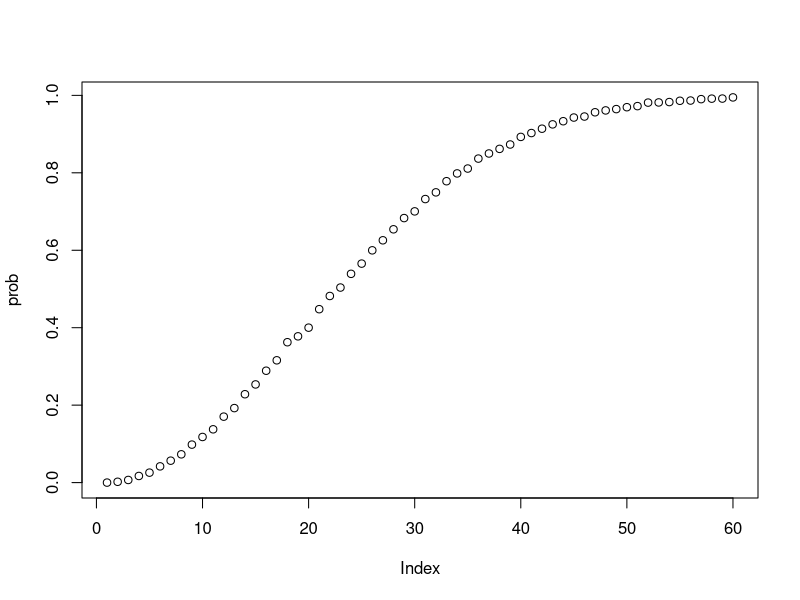

Recreate this plot in R. (Note: this script raises an error after producing the figure.)
#set.seed(x, sample.kind = "Rounding")
#creating a box with 2 red beads and 3 blue beads
beads <- rep(c("red","blue"),times = c(2,3))
sample(beads,1)
# Two samples without replacement
sample(beads,2)
#with replacement
event1 <- sample(beads,10000,replace = TRUE)
# same can be written 
event2 <- replicate(10000, sample(beads, 1))
# count table
table(event1)
#prepotion table 
prop.table(table(event1))
#percentage table 
prop.table(table(event1))*100

#--setting random number generator to fix so that answers matches with the book
set.seed(1986, sample.kind="Rounding") 

#--prepotion of blue beads
mean(beads == "blue")

#paste works
paste("Hearts","Three")
paste(letters[1:5],as.character(1:5))
#expand grid working
expand.grid(pants = c("blue", "black"), shirt = c("white", "grey", "plaid"))

suits <- c("Diamonds", "Clubs", "Hearts", "Spades")
numbers <- c("Ace", "Deuce", "Three", "Four", "Five", "Six", "Seven", "Eight", "Nine", "Ten", "Jack", "Queen", "King")
deck <- expand.grid(number = numbers, suit = suits)
#all possible card types in the deck
hands1 <- paste(deck$number,deck$suit)

# probability of drawing a king first
kings <- paste("King", suits)
mean(hands1 %in% kings)

require(gtools)
#Probability of drawing a second king given that one king is drawn
#first hand means one cards. second hand means also another card
hands <- permutations(52,2, v = hands1)
first_card <- hands[,1]
second_card <- hands[,2]

sum(first_card %in% kings & second_card %in% kings) / sum(first_card %in% kings)

#Probability of a natural 21(ace and a face card) in blackjack
aces <- paste("Ace", suits)
facecard <- c("King", "Queen", "Jack", "Ten")
facecard <- expand.grid(number = facecard, suit = suits)
facecard <- paste(facecard$number, facecard$suit)

hands2 <- combinations(52, 2, v=hands1) # all possible hands

mean(hands2[,1] %in% aces & hands2[,2] %in% facecard)
#the best code
mean((hands2[,1] %in% aces & hands2[,2] %in% facecard)|(hands2[,2] %in% aces & hands2[,1] %in% facecard))
#both gives same results 
#since the way combinations spreads the cards means(hands2[,2] %in% aces & hands2[,1] %in% facecard) =0

#-----------Monte Carlo simulation of natural 21 in blackjack
hand <- sample(hands1, 2)
B <- 10000
results <- replicate(B, {
  hand <- sample(hands1, 2)
  (hand[1] %in% aces & hand[2] %in% facecard) | (hand[2] %in% aces & hand[1] %in% facecard)
})
mean(results)

# {} are block of codes the value returned to the replicate function is the result of the second statment

#----------Mone Carlo probability for sharing the same bithday
any(duplicated(sample(1:365,50,replace = TRUE)))

#replicate 10000 times and take the probability
n <- 50
bdays <- sample(1:365,n,replace = TRUE)
B <- 10000
results <- replicate(B,{bdays <- sample(1:365,n,replace = TRUE)
any(duplicated(bdays))})
mean(results)

compu_prob <- function(n,B=10000){
  same_day <- replicate(B,{bdays <- sample(1:365,n,replace = TRUE)
  any(duplicated(bdays))})
  mean(same_day)}

prob <- sapply(1:60,compu_prob)
plot(prob)
#---no of ways having unique birthdays 1*364/365*363/365 (mathematical way)
exact_prob <- function(n){
  prob_unique <- seq(365, 365-n+1)/365   # vector of fractions for mult. rule
  1 - prod(prob_unique)    # calculate prob of no shared birthdays and subtract from 1
}

# applying function element-wise to vector of n values
eprob <- sapply(n, exact_prob)
# plotting Monte Carlo results and exact probabilities on same graph
plot(n, prob)    # plot Monte Carlo results
lines(n, eprob, col = "red")    # add line for exact prob

#----how many montecarlo simulations
#creates seq(1,5, len=100) gives 100 values in between 1 and 5
#taking power to the 10 gives 100 values ranging from 10 to 100000
B_1 <- 10^seq(1,5,len =100)

compute_prob_1 <- function(B_1, n = 22){    # function to run Monte Carlo simulation with each B
  same_day <- replicate(B_1, {
    bdays <- sample(1:365, n, replace = TRUE)
    any(duplicated(bdays))
  })
  mean(same_day)
}

prob <- sapply(B_1, compute_prob_1)    # apply compute_prob to many values of B
plot(log10(B), prob, type = "l")    # plot a line graph of estimates 

#---------------Monty Hall
#--stick Stratergy
B <- 10000
stick <- replicate(B,{ doors <- as.character(1:3)
          prize <- sample(c("car","goat","goat"))
          prize_door <- doors[prize=="car"]
          my_pick <- sample(doors,1)
          show <- sample(doors[!doors %in% c(my_pick,prize_door)],1)
          stick<-my_pick
          stick==prize_door})
mean(stick)
#---Switch stratergy
switch <- replicate(B,{ doors <- as.character(1:3)
          prize <- sample(c("car","goat","goat"))
          prize_door <- doors[prize=="car"]
          my_pick <- sample(doors,1)
          show <- sample(doors[!doors %in% c(my_pick,prize_door)],1)
          switch<-doors[!doors %in% c(my_pick,show)]
          switch==prize_door})
mean(switch)


#-------------test
# Assign a variable 'n' as the number of remaining games.
n <- 6

# Assign a variable `outcomes` as a vector of possible game outcomes, where 0 indicates a loss and 1 indicates a win for the Cavs.
outcomes <- c(0,1)

# Assign a variable `l` to a list of all possible outcomes in all remaining games. Use the `rep` function on `list(outcomes)` to create list of length `n`. 
l <- rep(list(outcomes), n)

# Create a data frame named 'possibilities' that contains all combinations of possible outcomes for the remaining games.
possibilities <- expand.grid(l)

# Create a vector named 'results' that indicates whether each row in the data frame 'possibilities' contains enough wins for the Cavs to win the series.
results <- rowSums(possibilities)>=4

# Calculate the proportion of 'results' in which the Cavs win the series. Print the outcome to the console.
mean(results)

#-------assighnment
medal <- c("gold","silver","bronze")
runners <- c("Jamaica", "Jamaica", "Jamaica", "USA", "Ecuador", "Netherlands", "France", "South Africa")
set.seed(1)
B <- 10000

#winners<-sample(runners,3)
#all(winners %in% "Jameica")

jam_winners <- replicate(B,{winners<-sample(runners,3)
  all(winners %in% "Jamaica")})
mean(jam_winners)

entree <- 6
sides <- seq(2:12)
drinks <- 3

combinations <- function(sides){
  entree*sides*(sides-1)/2*drinks}

sapply(sides,combinations)

plot(entree,sapply(entree,combinations))

data("esoph")
require(tidyverse)
all_cases <- sum(esoph$ncases)
all_controls <- sum(esoph$ncontrols)

sum(esoph$ncases[esoph$alcgp%in%"120+"])
sum(esoph$ncontrols[esoph$alcgp%in%"120+"])

sum(esoph$ncases[as.integer(esoph$alcgp)==1])/sum(esoph$ncontrols[as.integer(esoph$alcgp)==1])

sum(esoph$ncases[as.integer(esoph$tobgp)%in% c(2,3,4)])/sum(esoph$ncases)
sum(esoph$ncontrols[as.integer(esoph$tobgp)%in% c(2,3,4)])/sum(esoph$ncontrols)


sum(esoph$ncases[as.integer(esoph$alcgp)==4])/sum(esoph$ncases)
sum(esoph$ncases[as.integer(esoph$tobgp)==4])/sum(esoph$ncases)

sum(esoph$ncases[as.integer(esoph$alcgp)==4 | as.integer(esoph$tobgp)==4])/sum(esoph$ncases)

sum(esoph$ncases[as.integer(esoph$alcgp)==4 & as.integer(esoph$tobgp)==4])/sum(esoph$ncases)

sum(esoph$ncontrols[as.integer(esoph$alcgp)==4])/sum(esoph$ncontrols)


(sum(esoph$ncases[as.integer(esoph$alcgp)==4])/sum(esoph$ncases))/(sum(esoph$ncontrols[as.integer(esoph$alcgp)==4])/sum(esoph$ncontrols))


sum(esoph$ncontrols[as.integer(esoph$tobgp)==4 & as.integer(esoph$alcgp)==4])/sum(esoph$ncontrols)

sum(esoph$ncontrols[as.integer(esoph$tobgp)==4 | as.integer(esoph$alcgp)==4])/sum(esoph$ncontrols)

sum(esoph$ncases[as.integer(esoph$tobgp)==4 | as.integer(esoph$alcgp)==4])/sum(esoph$ncontrols[as.integer(esoph$tobgp)==4 | as.integer(esoph$alcgp)==4])

(sum(esoph$ncases[as.integer(esoph$tobgp)==4 | as.integer(esoph$alcgp)==4])/sum(esoph$ncases))/(sum(esoph$ncontrols[as.integer(esoph$tobgp)==4 | as.integer(esoph$alcgp)==4])/sum(esoph$ncontrols))

#------------ continous distributions
library(tidyverse)
library(dslabs)
data(heights)
x <- heights %>% filter(sex=="Male") %>% pull(height)

#pull(heights) is simillar to .$hights
#creating empherical distribution function
F <- function(a) mean(x <= a)

F(68.5)-F(67.5)
F(69.5)-F(68.5)
F(70.5)-F(69.5)

# probabilities in actual data over length 1 ranges containing an integer
mean(x <= 68.5) - mean(x <= 67.5)
mean(x <= 69.5) - mean(x <= 68.5)
mean(x <= 70.5) - mean(x <= 69.5)

# probabilities in normal approximation match well
pnorm(68.5, mean(x), sd(x)) - pnorm(67.5, mean(x), sd(x))
pnorm(69.5, mean(x), sd(x)) - pnorm(68.5, mean(x), sd(x))
pnorm(70.5, mean(x), sd(x)) - pnorm(69.5, mean(x), sd(x))

#---------normal curve
x <- seq(-4, 4, length = 100)
data.frame(x, f = dnorm(x)) %>%
  ggplot(aes(x, f)) +
  geom_line()

#---generating normal data from a given ditribution. (mean and sd given )
data(heights)
x <- heights %>% filter(sex=="Male") %>% pull(height)
n <- length(x)
avg <- mean(x)
s <- sd(x)
simulated_heights <- rnorm(n,avg,s)

data.frame(simulated_heights = simulated_heights) %>%
  ggplot(aes(simulated_heights)) +
  geom_histogram(color="black", binwidth = 2)

#--------Monte carlo for continous data---------
#---max hight exceeds 7 foot
B <- 10000
tallest <- replicate(B,{
  simulated_heights <- rnorm(800,avg,s)
  max(simulated_heights)})
mean(tallest >= 7*12)

#---continous assesment
set.seed(16)
act_scores <- rnorm(10000,20.9,5.7)
avg <- mean(act_scores)
s <- sd(act_scores)
sum(act_scores>=36)
mean(act_scores>=30)
mean(act_scores<=10)

x <- seq(1:36)
f_x <- dnorm(x,20.9,5.7)
plot(x,f_x)

act_z <- (act_scores-avg)/s
mean(act_z>2)

qnorm(0.975,avg,s)

act_CDF <- function(x) mean(act_scores<=x)
x <- (1:36)
mm <- data.frame(score=x,cdf=sapply(x,act_CDF))
plot(x,sapply(x,act_CDF))
mm

qnorm(0.95,20.9,5.7)
# ----------qqplot using basic codes--------------
p <- seq(0.01, 0.99, 0.01)
sample_quantiles<- qnorm(p,mean(act_scores),sd(act_scores))
theoretical_quantiles <- qnorm(p,20.9,5.7)
plot(theoretical_quantiles,sample_quantiles)

data.frame(theoretical_quantiles=theoretical_quantiles,sample_quantiles=sample_quantiles) %>% 
  ggplot(aes(theoretical_quantiles,sample_quantiles)) + geom_line() + geom_point()

#--------------SECTion 3 -----------------------
beads <- rep(c("red", "blue"), times = c(2, 3))
x <- ifelse(sample(beads,1)=="blue",1,0)
#alternatly --- sample and ifelse can be interchanged and sample can be use to draw n number of samples without loop or replicated
x <- sample(ifelse(beads=="blue",1,0),1)


color <- rep(c("Black", "Red", "Green"), c(18, 18, 2))
n <- 1000
X <- sample(ifelse(color == "Red", -1, 1), n, replace = TRUE)

# sampling model 2: define urn inside sample function by noting probabilities
x <- sample(c(-1, 1), n, replace = TRUE, prob = c(9/19, 10/19))    # 1000 independent draws
S <- sum(x)    # total winnings = sum of draws
S

B <- 10000
S <- replicate(B,{
  x <- sample(c(-1,1),n,replace = TRUE, prob = c(9/19,10/19))
  sum(x)
})

hist(S)
mean(S<0)

avg <- mean(S)
s <- sd(S)
# ---------- See how GGplot incooperate with different data sources
#ggplot(aes(S,..density..)) this ..density.. plot the prababilities of occcuring corresponding bins.
sq <- seq(min(S),max(S),length =100)
normal_density <- data.frame(sq=sq,f=dnorm(sq,avg,s))
data.frame(S=S) %>% ggplot(aes(S,..density..)) + geom_histogram(color="black",binwidth=10) + 
  ylab("Probability") + geom_line(data = normal_density, mapping = aes(sq,f), color = "blue")

# monecarlo exam---sat
(1*0.2)+(-0.25*0.8)
abs(1-(-0.25))*sqrt(0.2*0.8)*sqrt(44)
1-pnorm(8,0,3.316625)
set.seed(21)
S <- replicate(10000,{
  sum(sample(c(1,-0.25),44,replace = TRUE,prob = c(0.2,0.8)))
})
mean(S>8)

44*((0.25*1)+(0.75*0))
#----- if P is probabilities of a answering correct from student
# the lowest p that exceeds 80% chance to score 35


p <- seq(0.25, 0.95, 0.05)

compu_prob <- function(p){replicate(10000,{
  sam <- sum(sample(c(1,0),44,replace = TRUE,prob = c(p,1-p)))
  mean(sam>35)})}

S <- sapply(p,compu_prob)
data.frame(p=p,means=colMeans(S))

((6*5/38)+(-1*33/38))*500

abs(6-(-1))*(sqrt(5*33)/38)/sqrt(500)

mean(replicate(10000,{
sum(sample(c(6,-1),500,replace = TRUE,prob = c(5/38,33/38)))
}))

pnorm(0,-39.47368,52.91045)

#----expected value of x --- E(x) prob1*outcome1+prob2*outcome2...
#--standard deviation of x--- abs(outcome1-outcome2)sqrt(prob1*prob2)
#----expected value of average x(x bar) --- E(x) prob1*outcome1+prob2*outcome2...
#----standard deviation of average x (standard error of x) -- abs(outcome1-outcome2)*sqrt(prob1*prob2)/sqrt(number of trials)
# expected value of sum(x)--- numberoftrials*E(x)
# standard error of sum(x)--- abs(outcome1-outcome2)*sqrt(prob1*prob2)*sqrt(number of trials)


#------------ Big Short
# loan amount - 180,000
# loss per default 200,000
# no of loans 1000

n <- 1000
loss_per_foreclosure  <- -200000
p <- 0.02
defaults <- sample(c(0,1),n,replace = TRUE, prob = c(1-p,p))
sum(defaults*loss_per_foreclosure )

B <- 10000
losses <- replicate(B,{
  defaults <- sample(c(0,1),n,replace = TRUE, prob = c(1-p,p))
  sum(defaults*loss_per_foreclosure )
})

require(tidyverse)
data.frame(losses_in_millions=losses/10^6) %>% ggplot(aes(losses_in_millions)) + 
  geom_histogram(binwidth = 0.6, color="black")

#Expected value and standard error of the sum of 1,000 loans
n*(p*loss_per_foreclosure + (1-p)*0)    # expected value 
sqrt(n)*abs(loss_per_foreclosure)*sqrt(p*(1-p))    # standard error
#l-loss per foreclosure
#x - profit per loan
#lp + x(1-p)=0

x = - loss_per_foreclosure*p/(1-p)

#interest rate
X/180000

#Calculating interest rate for 1% probability of losing money
#pr(s<0)=0.01
#pr(z<-mu/sigma)=0.01
#mu=(lp + x(1-p))n
#sigma=abs(x-l)sqrt(np(1-p))
#Z=-mu/sigma
#-mu/sigma=qnorm(0.05) IE Z table value
#we have to find x

l <- loss_per_foreclosure
z <- qnorm(0.01)
x <- -l*( n*p - z*sqrt(n*p*(1-p)))/ ( n*(1-p) + z*sqrt(n*p*(1-p)))

x/180000    # interest rate
loss_per_foreclosure*p + x*(1-p)    # expected value of the profit per loan
n*(loss_per_foreclosure*p + x*(1-p)) # expected value of the profit over n loans

#Monte Carlo simulation for 1% probability of losing money

B <- 100000
profit <- replicate(B , {
  draws <- sample(c(x,loss_per_foreclosure),n,replace = TRUE,prob = c(1-p,p))
  sum(draws)
})

mean(profit) # this is approximatly same as n*(loss_per_foreclosure*p + x*(1-p))
mean(profit<0)# probability of losing money this value ~1% as we set in the calculation of x


# Expected value with higher default rate and interest rate
p <- 0.04
loss_per_foreclosure <- -200000
r <- 0.05
x<- r*180000

x*(1-p)+loss_per_foreclosure*p

# Calculating number of loans for desired probability of losing money
z <- qnorm(0.01)
l <- loss_per_foreclosure

n <- ceiling((z^2*(x-l)^2*p*(1-p))/(l*p + x*(1-p))^2)
#number of loans required
n
n*(x*(1-p)+loss_per_foreclosure*p)

#Monte Carlo simulation with known default probabilityand known number of loans to mitigate known default rate

B <- 10000
p <- 0.04
x <- 0.5*180000

n <- ceiling((z^2*(x-l)^2*p*(1-p))/(l*p + x*(1-p))^2)

#it takes time to run this since n=22163
profit <- replicate(B , {
  Draws <- sample(c(x,loss_per_foreclosure),n,replace = TRUE,prob = c(1-p,p))
  sum(Draws)
  })

mean(profit)
mean(profit<0)

#this holds only if events re normal and independent

#think for a instance whre probability of forfeit is changing maximum 0.01 change

p <- 0.04
x <- 0.05*180000
profit <- replicate(B, {
  new_p <- 0.04 + sample(seq(-0.01, 0.01, length = 100), 1)
  draws <- sample( c(x, loss_per_foreclosure), n, 
                   prob=c(1-new_p, new_p), replace = TRUE)
  sum(draws)
})

mean(profit)    # expected profit - No much change
mean(profit < 0)    # probability of losing money - now 34% heavily change form 1%
mean(profit < -10000000)    # probability of losing over $10 million 24% hcnce :-(

#this is no whaere near normal distribution and this cause financial crysis
data.frame(profit_in_100000=profit/10^6) %>% ggplot(aes(profit_in_100000,..count..)) + geom_histogram(color="black")

# assesment Bigshort


library(tidyverse)
library(dslabs)

data(death_prob)
head(death_prob)

levels(death_prob$sex)

p <- death_prob$prob[death_prob$age==50 & death_prob$sex=="Female"]

exp_val <- p*-150000 + (1-p)*1150
exp_val

std_error <- abs(-150000-1150)*sqrt(p*(1-p))
std_error

exp_val*1000
std_error_all <- abs(-150000-1150)*sqrt(1000*p*(1-p))
std_error_all

pnorm(0,exp_val*1000,std_error_all)


p1 <- death_prob$prob[death_prob$age==50 & death_prob$sex=="Male"]

mp <- (700 - p1*-150000)/(1-p1)

std_error_all_M <- abs(-150000-mp)*sqrt(1000*p1*(1-p1))
std_error_all_M

pnorm(0,700000,std_error_all_M)

#---------------
p3 <- 0.015

exp_val3 <- p3*-150000 + (1-p3)*1150
exp_val3*1000

std_error_all3 <- abs(-150000-1150)*sqrt(1000*p3*(1-p3))
std_error_all3

pnorm(0,exp_val3*1000,std_error_all3)
pnorm(-1000000,exp_val3*1000,std_error_all3)


#p4 <- seq(.01, .03, .001)
p4 <- seq(.01, .03, .0025)


death_P <- function(p4) {pnorm(-1000000,(p4*-150000 + (1-p4)*1150)*1000,abs(-150000-1150)*sqrt(1000*p4*(1-p4)))}

prob <- sapply(p4, death_P)

plot(p4,prob)

view(cc<-data.frame(prob=prob,seq=p4))

#------------
set.seed(27)
p_loss = .015
B <- 10000
sim_prof <- replicate(B,{
  profloss <- sample(c(-150000,1150),1000,replace = TRUE,prob = c(p_loss,(1-p_loss)))
  sum(profloss) 
})
mean(sim_prof<=-1000000)
n <- 1000
l <- -150000
z <- qnorm(0.05)
p <- 0.015
x <- -l*( n*p - z*sqrt(n*p*(1-p)))/ ( n*(1-p) + z*sqrt(n*p*(1-p)))

(p*-150000 + (1-p)*x)

#-----
set.seed(28)
p_loss = .015
B <- 10000
sim_prof <- replicate(B,{
  profloss <- sample(c(-150000,x),1000,replace = TRUE,prob = c(p_loss,(1-p_loss)))
  sum(profloss) 
})
mean(sim_prof<0)
#-------------

p <- .015
n <- 1000
l <- -150000
z <- qnorm(.05)
x <- -l*( n*p - z*sqrt(n*p*(1-p)))/ ( n*(1-p) + z*sqrt(n*p*(1-p)))
x

set.seed(29, sample.kind = "Rounding")
B <- 10000
sim_prof1 <- replicate(B,{
  p_lossN <- 0.015 + sample(seq(-0.01, 0.01, length = 100), 1)
  profloss <- sample(c(-150000,x),1000,replace = TRUE,prob = c(p_lossN,(1-p_lossN)))
  sum(profloss) 
})
mean(sim_prof1)
mean(sim_prof1< 0)
mean(sim_prof1< (-1000000))
